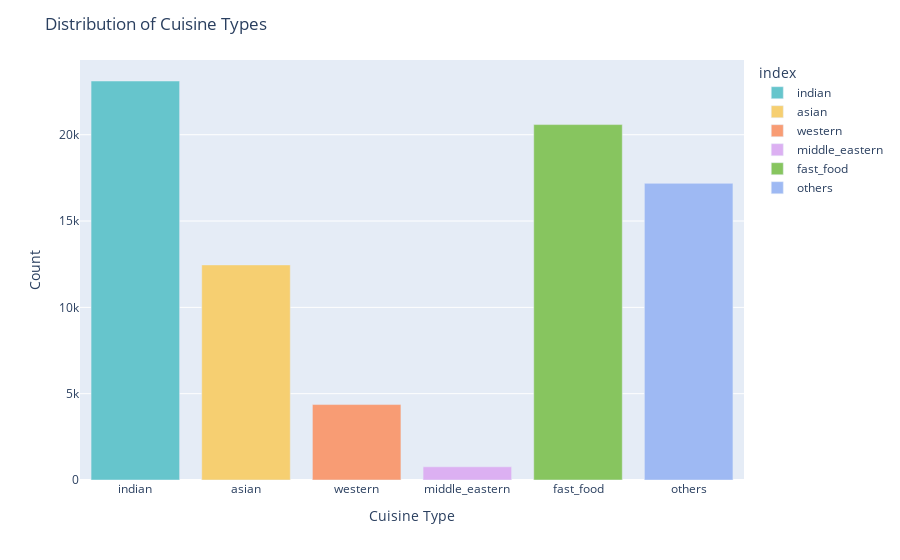

Notebook code cell kept with this figure:
### Code cell
import plotly.express as px

fig = px.bar(data[['indian', 'asian', 'western', 'middle_eastern', 'fast_food', 'others']].sum().reset_index(),
             x='index', y=0, color='index', color_discrete_sequence=px.colors.qualitative.Pastel)

fig.update_layout(title='Distribution of Cuisine Types', xaxis_title='Cuisine Type', yaxis_title='Count')
fig.show()

### Figure 1 — Plotly figure (JSON) as saved in the notebook; plotly's stock layout.template omitted (floating-point values rounded to 4 significant figures)
{"data": [{"alignmentgroup": "True", "hovertemplate": "index=%{x}<br>0=%{y}<extra></extra>", "legendgroup": "indian", "marker": {"color": "rgb(102, 197, 204)", "pattern": {"shape": ""}}, "name": "indian", "offsetgroup": "indian", "orientation": "v", "showlegend": true, "textposition": "auto", "type": "bar", "x": ["indian"], "xaxis": "x", "y": [23112], "yaxis": "y"}, {"alignmentgroup": "True", "hovertemplate": "index=%{x}<br>0=%{y}<extra></extra>", "legendgroup": "asian", "marker": {"color": "rgb(246, 207, 113)", "pattern": {"shape": ""}}, "name": "asian", "offsetgroup": "asian", "orientation": "v", "showlegend": true, "textposition": "auto", "type": "bar", "x": ["asian"], "xaxis": "x", "y": [12459], "yaxis": "y"}, {"alignmentgroup": "True", "hovertemplate": "index=%{x}<br>0=%{y}<extra></extra>", "legendgroup": "western", "marker": {"color": "rgb(248, 156, 116)", "pattern": {"shape": ""}}, "name": "western", "offsetgroup": "western", "orientation": "v", "showlegend": true, "textposition": "auto", "type": "bar", "x": ["western"], "xaxis": "x", "y": [4369], "yaxis": "y"}, {"alignmentgroup": "True", "hovertemplate": "index=%{x}<br>0=%{y}<extra></extra>", "legendgroup": "middle_eastern", "marker": {"color": "rgb(220, 176, 242)", "pattern": {"shape": ""}}, "name": "middle_eastern", "offsetgroup": "middle_eastern", "orientation": "v", "showlegend": true, "textposition": "auto", "type": "bar", "x": ["middle_eastern"], "xaxis": "x", "y": [764], "yaxis": "y"}, {"alignmentgroup": "True", "hovertemplate": "index=%{x}<br>0=%{y}<extra></extra>", "legendgroup": "fast_food", "marker": {"color": "rgb(135, 197, 95)", "pattern": {"shape": ""}}, "name": "fast_food", "offsetgroup": "fast_food", "orientation": "v", "showlegend": true, "textposition": "auto", "type": "bar", "x": ["fast_food"], "xaxis": "x", "y": [20587], "yaxis": "y"}, {"alignmentgroup": "True", "hovertemplate": "index=%{x}<br>0=%{y}<extra></extra>", "legendgroup": "others", "marker": {"color": "rgb(158, 185, 243)", "pattern": {"shape": ""}}, "name": "others", "offsetgroup": "others", "orientation": "v", "showlegend": true, "textposition": "auto", "type": "bar", "x": ["others"], "xaxis": "x", "y": [17183], "yaxis": "y"}], "layout": {"barmode": "relative", "legend": {"title": {"text": "index"}, "tracegroupgap": 0}, "margin": {"t": 60}, "title": {"text": "Distribution of Cuisine Types"}, "xaxis": {"anchor": "y", "categoryarray": ["indian", "asian", "western", "middle_eastern", "fast_food", "others"], "categoryorder": "array", "domain": [0, 1], "title": {"text": "Cuisine Type"}}, "yaxis": {"anchor": "x", "domain": [0, 1], "title": {"text": "Count"}}}}
